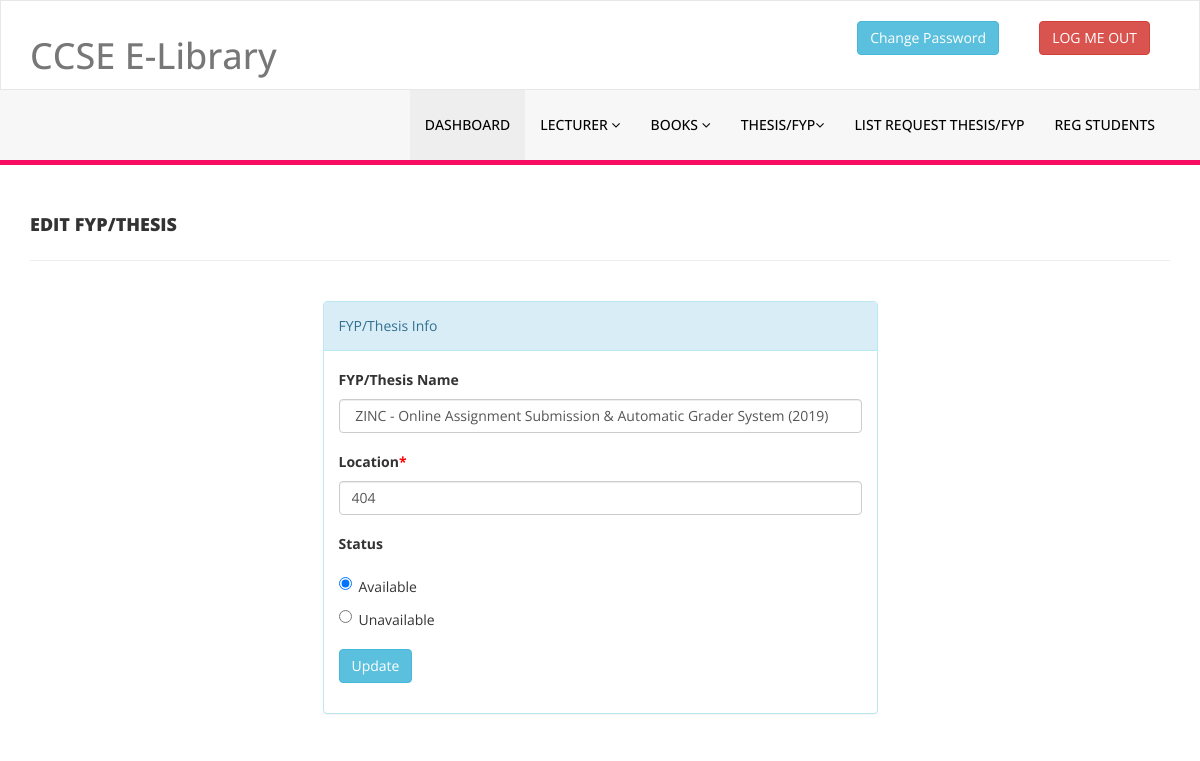
/library/admin/edit-fyp.php?catid=29 (signed in), run on the app's committed database.
### tables this page shows
CREATE TABLE `tblfyp` (
  `id` int(1) NOT NULL,
  `FYPName` varchar(150) DEFAULT NULL,
  `Location` varchar(29) DEFAULT NULL,
  `borrower` varchar(100) DEFAULT NULL,
  `Status` int(1) DEFAULT NULL,
  `CreationDate` timestamp NULL DEFAULT current_timestamp(),
  `UpdationDate` timestamp NULL DEFAULT current_timestamp() ON UPDATE current_timestamp()
);

### library/admin/edit-fyp.php (the view, shortened to what this page needs)
<?php
include('includes/config.php');
if(strlen($_SESSION['alogin'])==0)
    {
header('location:index.php');
}
else{
?>
<!DOCTYPE html>
<html xmlns="http://www.w3.org/1999/xhtml">
<head>
    <link href="assets/css/bootstrap.css" rel="stylesheet" />
    <link href="assets/css/font-awesome.css" rel="stylesheet" />
    <link href="assets/css/style.css" rel="stylesheet" />
</head>
<body>
<?php include('includes/header.php');?>
    <div class="content-wrapper">
         <div class="container">
        <div class="row pad-botm">
            <div class="col-md-12">
                <h4 class="header-line">Edit FYP/Thesis</h4>
                            </div>
</div>
<div class="row">
<div class="col-md-6 col-sm-6 col-xs-12 col-md-offset-3"">
<div class="panel panel-info">
<div class="panel-heading">
FYP/Thesis Info
</div>
<div class="panel-body">
<form role="form" method="post">
<?php
$catid=intval($_GET['catid']);
$sql="SELECT * from tblfyp where id=:catid";
$query=$dbh->prepare($sql);
$query-> bindParam(':catid',$catid, PDO::PARAM_STR);
$query->execute();
$results=$query->fetchAll(PDO::FETCH_OBJ);
if($query->rowCount() > 0)
{
foreach($results as $result)
{
  ?>
<div class="form-group">
<label>FYP/Thesis Name</label>
<input class="form-control" type="text" name="fyp" value="<?php echo htmlentities($result->FYPName);?>" required />
</div>
<div class="form-group">
<div class="form-group">
<label>Location<span style="color:red;">*</span></label>
<input class="form-control" type="text" name="location" value="<?php echo htmlentities($result->Location);?>"  required="required" />
</div>
<div class="form-group">
<label>Status</label>
<?php if($result->Status==1) {?>
 <div class="radio">
<label>
<input type="radio" name="status" id="status" value="1" checked="checked">Available
</label>
</div>
<div class="radio">
<label>
<input type="radio" name="status" id="status" value="0">Unavailable
</label>
</div>
<?php } ?>
</div>
<?php }} ?>
<button type="submit" name="update" class="btn btn-info">Update </button>
                                    </form>
                            </div>
                        </div>
                            </div>
        </div>
    </div>
    </div>
</body>
</html>
<?php } ?>

### library/admin/assets/css/style.css (style rules this page uses)
.content-wrapper { margin-top: 40px; min-height:800px; padding-bottom:90px; }
.header-line { font-weight:900; padding-bottom:25px; border-bottom:1px solid #eeeeee; text-transform:uppercase; }
.pad-botm { padding-bottom:30px; }

### data on the page
tblfyp: fyp "ZINC - Online Assignment Submission & Automatic Grader System (2019)", location "404"
